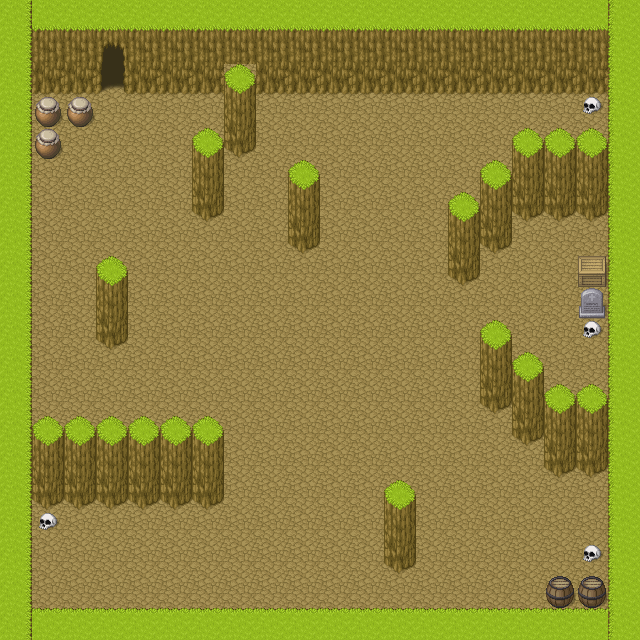

This is a level from a 2D game, rendered from its Tiled map with the project's own tilesets. A one-line summary and the map file follow, with tile-layer data summarised:
An orthogonal 20x20 tile map with 32x32 px tiles, 3 tile layers (groundlayer, walllayer, decolayer), 2 tilesets.

<map version="1.5" tiledversion="1.7.2" orientation="orthogonal" renderorder="right-down" width="20" height="20" tilewidth="32" tileheight="32" infinite="0" nextlayerid="4" nextobjectid="1">
 <tileset firstgid="1" name="forest2" tilewidth="32" tileheight="32" tilecount="1064" columns="8">
  <image source="forest2.png" width="256" height="4256" />
 </tileset>
 <tileset firstgid="1065" name="forest3" tilewidth="32" tileheight="32" tilecount="855" columns="19">
  <image source="forest3.png" width="608" height="1440" />
 </tileset>
 <layer id="1" name="groundlayer" width="20" height="20">
  <data>[400 cells, 400 non-empty, 1 distinct tile ids]</data>
 </layer>
 <layer id="2" name="walllayer" width="20" height="20">
  <data>[400 cells, 171 non-empty, 11 distinct tile ids]</data>
 </layer>
 <layer id="3" name="decolayer" width="20" height="20">
  <data>[400 cells, 11 non-empty, 5 distinct tile ids]</data>
 </layer>
</map>
